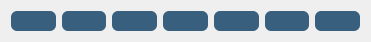
  <widget class="QWidget" name="">
   <property name="geometry">
    <rect>
     <x>340</x>
     <y>130</y>
     <width>371</width>
     <height>31</height>
    </rect>
   </property>
   <layout class="QHBoxLayout" name="horizontalLayout_5">
    <item>
     <widget class="QLabel" name="label_44">
      <property name="font">
       <font>
        <family>宋体</family>
        <pointsize>11</pointsize>
       </font>
      </property>
      <property name="styleSheet">
       <string notr="true">background-color:#38607e;
border-radius:6px;
color:white;
</string>
      </property>
      <property name="text">
       <string/>
      </property>
      <property name="alignment">
       <set>Qt::AlignCenter</set>
      </property>
     </widget>
    </item>
    <item>
     <widget class="QLabel" name="label_46">
      <property name="font">
       <font>
        <family>宋体</family>
        <pointsize>11</pointsize>
       </font>
      </property>
      <property name="styleSheet">
       <string notr="true">background-color:#38607e;
border-radius:6px;
color:white;
</string>
      </property>
      <property name="text">
       <string/>
      </property>
      <property name="alignment">
       <set>Qt::AlignCenter</set>
      </property>
     </widget>
    </item>
    <item>
     <widget class="QLabel" name="label_48">
      <property name="font">
       <font>
        <family>宋体</family>
        <pointsize>11</pointsize>
       </font>
      </property>
      <property name="styleSheet">
       <string notr="true">background-color:#38607e;
border-radius:6px;
color:white;
</string>
      </property>
      <property name="text">
       <string/>
      </property>
      <property name="alignment">
       <set>Qt::AlignCenter</set>
      </property>
     </widget>
    </item>
    <item>
     <widget class="QLabel" name="label_50">
      <property name="font">
       <font>
        <family>宋体</family>
        <pointsize>11</pointsize>
       </font>
      </property>
      <property name="styleSheet">
       <string notr="true">background-color:#38607e;
border-radius:6px;
color:white;
</string>
      </property>
      <property name="text">
       <string/>
      </property>
      <property name="alignment">
       <set>Qt::AlignCenter</set>
      </property>
     </widget>
    </item>
    <item>
     <widget class="QLabel" name="label_52">
      <property name="font">
       <font>
        <family>宋体</family>
        <pointsize>11</pointsize>
       </font>
      </property>
      <property name="styleSheet">
       <string notr="true">background-color:#38607e;
border-radius:6px;
color:white;
</string>
      </property>
      <property name="text">
       <string/>
      </property>
      <property name="alignment">
       <set>Qt::AlignCenter</set>
      </property>
     </widget>
    </item>
    <item>
     <widget class="QLabel" name="label_54">
      <property name="font">
       <font>
        <family>宋体</family>
        <pointsize>11</pointsize>
       </font>
      </property>
      <property name="styleSheet">
       <string notr="true">background-color:#38607e;
border-radius:6px;
color:white;
</string>
      </property>
      <property name="text">
       <string/>
      </property>
      <property name="alignment">
       <set>Qt::AlignCenter</set>
      </property>
     </widget>
    </item>
    <item>
     <widget class="QLabel" name="label_56">
      <property name="font">
       <font>
        <family>宋体</family>
        <pointsize>11</pointsize>
       </font>
      </property>
      <property name="styleSheet">
       <string notr="true">background-color:#38607e;
border-radius:6px;
color:white;
</string>
      </property>
      <property name="text">
       <string/>
      </property>
      <property name="alignment">
       <set>Qt::AlignCenter</set>
      </property>
     </widget>
    </item>
   </layout>
  </widget>
